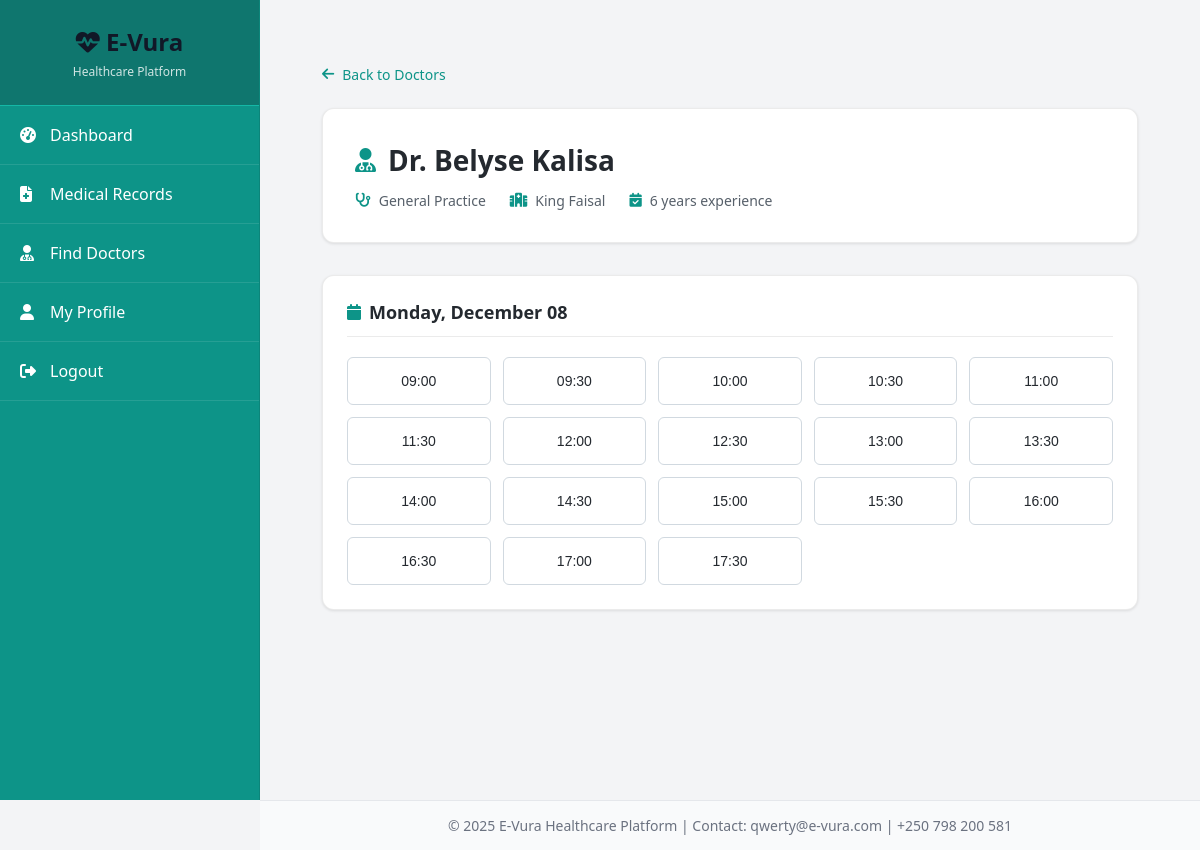
Page /patient/book-appointment/1 (signed in) on the committed database.
### app.py (models this page shows)
class Doctor(db.Model):
    id = db.Column(db.Integer, primary_key=True)
    username = db.Column(db.String(100), unique=True, nullable=False)
    email = db.Column(db.String(120), unique=True, nullable=False)
    password = db.Column(db.String(200), nullable=False)
    phone = db.Column(db.String(20))
    specialization = db.Column(db.String(100))
    license_number = db.Column(db.String(50))
    hospital = db.Column(db.String(200))
    years_experience = db.Column(db.Integer)
    created_at = db.Column(db.DateTime, default=datetime.utcnow)
    appointments = db.relationship('Appointment', backref='doctor', lazy=True, foreign_keys='Appointment.doctor_id')
    records = db.relationship('MedicalRecord', backref='doctor', lazy=True)

### app.py (the view)
@app.route('/patient/book-appointment/<int:doctor_id>')
@login_required
@patient_required
def show_available_slots(doctor_id):
    doctor = Doctor.query.get_or_404(doctor_id)
    patient = Patient.query.get(session['user_id'])
    from datetime import datetime, timedelta
    dates = []
    for i in range(7):
        date = datetime.now() + timedelta(days=i+1)
        slots_data = get_available_slots_for_doctor(doctor_id, date.strftime('%Y-%m-%d'))
        dates.append({
            'date': date.strftime('%Y-%m-%d'),
            'display': date.strftime('%A, %B %d'),
            'slots': slots_data
        })
    return render_template('book_appointment.html', doctor=doctor, patient=patient, dates=dates)

### app.py (called while the page is built)
def generate_time_slots(start_time, end_time, duration=30):
    from datetime import datetime, timedelta
    slots = []
    start = datetime.strptime(start_time, '%H:%M')
    end = datetime.strptime(end_time, '%H:%M')
    current = start
    while current + timedelta(minutes=duration) <= end:
        slots.append(current.strftime('%H:%M'))
        current += timedelta(minutes=duration)
    return slots

def login_required(f):
    @wraps(f)
    def decorated_function(*args, **kwargs):
        if 'user_id' not in session or 'user_type' not in session:
            flash('Please log in to access this page.', 'warning')
            return redirect(url_for('login'))
        return f(*args, **kwargs)
    return decorated_function

def patient_required(f):
    @wraps(f)
    def decorated_function(*args, **kwargs):
        if session.get('user_type') != 'patient':
            flash('Access denied. Patients only.', 'danger')
            return redirect(url_for('index'))
        return f(*args, **kwargs)
    return decorated_function

### templates/book_appointment.html (shortened to what this page needs)
{% extends "base.html" %}
{% block content %}
<div class="booking-container">
    <a href="{{ url_for('find_doctors') }}" class="back-link">
        <i class="fas fa-arrow-left"></i> Back to Doctors
    </a>
    <div class="doctor-header">
        <h1><i class="fas fa-user-md"></i> Dr. {{ doctor.username }}</h1>
        <div class="doctor-info">
            <span><i class="fas fa-stethoscope"></i> {{ doctor.specialization or 'General Practice' }}</span>
            <span><i class="fas fa-hospital"></i> {{ doctor.hospital or 'Private Practice' }}</span>
            {% if doctor.years_experience %}
            <span><i class="fas fa-calendar-check"></i> {{ doctor.years_experience }} years experience</span>
            {% endif %}
        </div>
    </div>
    {% if dates and dates|selectattr('slots')|list %}
        {% for date_info in dates %}
            {% if date_info.slots %}
            <div class="date-section">
                <div class="date-header">
                    <i class="fas fa-calendar"></i> {{ date_info.display }}
                </div>
                <div class="slots-grid">
                    {% for slot_data in date_info.slots %}
                        {% if slot_data.available %}
                        <form action="{{ url_for('book_appointment') }}" method="POST" style="display: inline; width: 100%;">
                            <button type="submit" class="slot-button">
                                {{ slot_data.time }}
                            </button>
                        </form>
                        {% else %}
                        <button type="button" class="slot-button booked" disabled title="This slot is already booked">
                            {{ slot_data.time }}
                            <span class="booked-label">Booked</span>
                        </button>
                        {% endif %}
                    {% endfor %}
                </div>
            </div>
            {% endif %}
        {% endfor %}
    {% endif %}
</div>
{% endblock %}

### static/css/style.css (style rules this page uses)
* { margin: 0; padding: 0; box-sizing: border-box; }
body { font-family: 'Segoe UI', Tahoma, Geneva, Verdana, sans-serif; background: #f3f4f6; min-height: 100vh; }
h1, h2, h3, h4 { color: #111827; }

### templates/book_appointment.html (style rules this page uses)
* { margin: 0; padding: 0; box-sizing: border-box; }
.booking-container { max-width: 1000px; margin: 0 auto; padding: 2rem; }
.back-link { display: inline-flex; align-items: center; gap: 0.5rem; color: #0d9488; text-decoration: none; font-size: 0.875rem; font-weight: 500; margin-bottom: 1.5rem; transition: all 0.2s ease; }
.doctor-header { background: white; border: 1px solid rgba(0, 0, 0, 0.08); border-radius: 12px; padding: 2rem; margin-bottom: 2rem; box-shadow: 0 1px 3px rgba(0, 0, 0, 0.1); }
.doctor-header h1 { font-size: 1.75rem; font-weight: 600; color: #24292f; margin-bottom: 0.75rem; display: flex; align-items: center; gap: 0.75rem; }
.doctor-header h1 i { color: #0d9488; font-size: 1.5rem; }
.doctor-info { display: flex; flex-wrap: wrap; gap: 1.5rem; color: #57606a; font-size: 0.875rem; }
.doctor-info span { display: flex; align-items: center; gap: 0.5rem; }
.doctor-info i { color: #0d9488; font-size: 0.875rem; }
.date-section { background: white; border: 1px solid rgba(0, 0, 0, 0.08); border-radius: 12px; padding: 1.5rem; margin-bottom: 1.5rem; box-shadow: 0 1px 3px rgba(0, 0, 0, 0.1); }
.date-header { font-size: 1.125rem; font-weight: 600; color: #24292f; margin-bottom: 1.25rem; display: flex; align-items: center; gap: 0.5rem; padding-bottom: 0.75rem; border-bottom: 1px solid rgba(0, 0, 0, 0.08); }
.date-header i { color: #0d9488; font-size: 1rem; }
.slots-grid { display: grid; grid-template-columns: repeat(auto-fill, minmax(120px, 1fr)); gap: 0.75rem; }
.slot-button { padding: 0.75rem 1rem; background: white; border: 1px solid #d1d9e0; border-radius: 6px; color: #24292f; font-size: 0.875rem; font-weight: 500; cursor: pointer; transition: all 0.2s ease; text-align: center; position: relative; width: 100%; min-height: 48px; display: flex; flex-direction: column; align-items: center; justify-content: center; }

### rows in the picture
Doctor: username "Belyse Kalisa", specialization "General Practice", hospital "King Faisal", years_experience "6"

### other values in the picture
{{ date_info.display }} "Monday, December 08"
{{ slot_data.time }} "09:00" "09:30" "10:00" "10:30" "11:00" "11:30" "12:00" "12:30" "13:00" "13:30" "14:00" "14:30" "15:00" "15:30" "16:00" "16:30" "17:00" "17:30"
